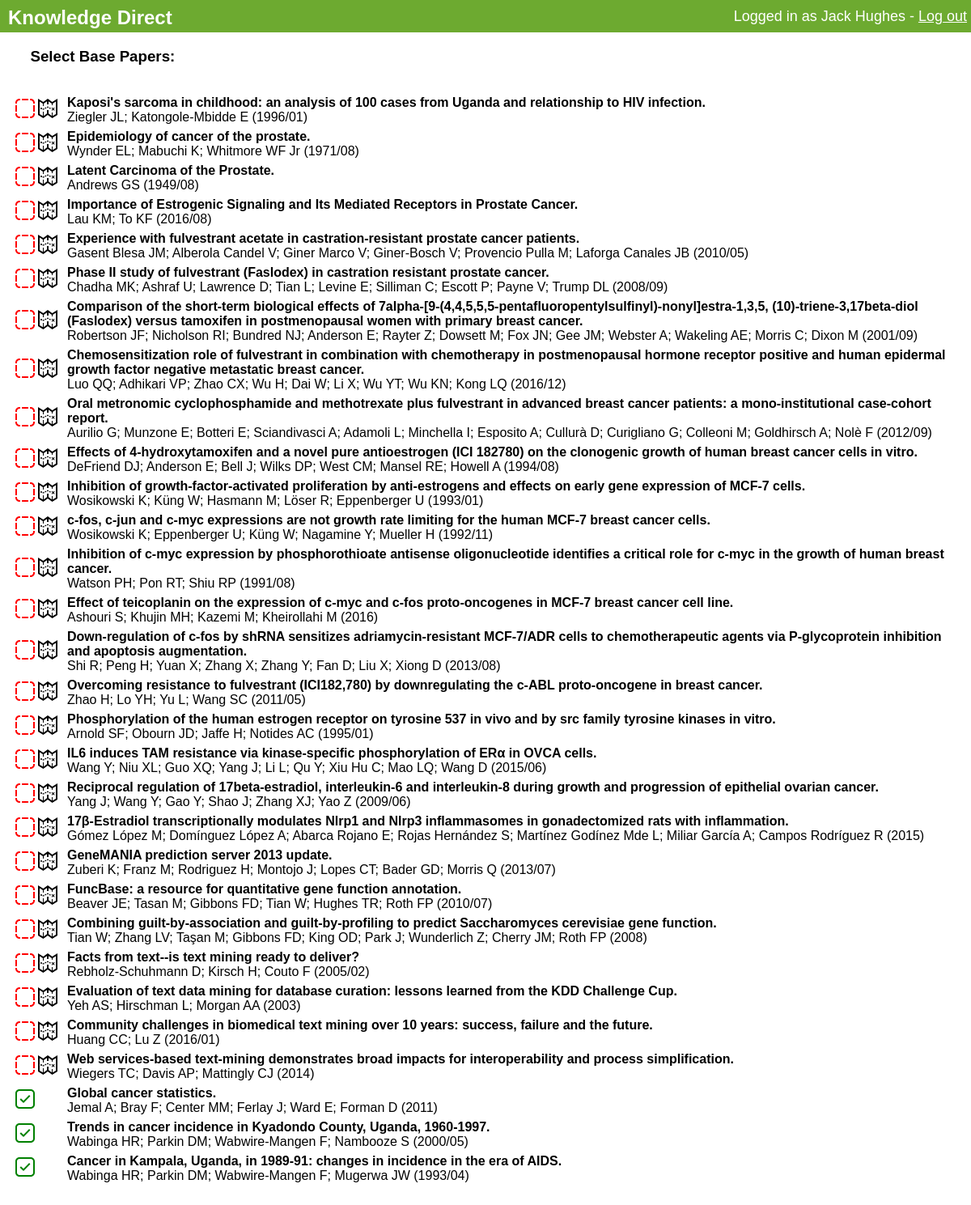
The app's page / (signed in) with its own data.
### tables this page shows
CREATE TABLE users(
    id TEXT PRIMARY KEY,
    name TEXT NOT NULL,
    admin BOOLEAN DEFAULT 0 NOT NULL
    );

CREATE TABLE papers(
    id TEXT PRIMARY KEY,
    title TEXT NOT NULL,
    author TEXT NOT NULL,
    date TEXT NOT NULL,
    key_words TEXT,
    quality INT
    );

### server.py (the view)
@app.route('/')
def index():
    user_name = None
    if 'user_id' in flask.session:
        user_name = d.get_user_name(flask.session['user_id'])
    if user_name == '':
        user_name = None
    if user_logged_in(flask.session):
        unread_papers = d.list_papers_unread(flask.session['user_id'])
        read_papers = d.list_papers_read(flask.session['user_id'])
        return flask.render_template('logged_in.html', user_name=user_name, unread_papers=unread_papers, read_papers=read_papers)
    else:
        return flask.render_template('main.html', user_name=user_name)

### db/database.py (called while the page is built)
    def list_papers(self, query='', args=[], page_size=None, page=0):
        limit = ''
        if page_size is not None:
            args.append(page_size*page)
            args.append(page)
            limit = 'LIMIT ?, ?'
        self.curs.execute("""
            SELECT * FROM papers {} {};
            """.format(query, limit), args)
        results = self.curs.fetchall()
        return [{'paper_id': res[0], 'title': res[1], 'author': res[2], 'date': res[3], 'key_words': res[4]} for res in results]

    def list_papers_read(self, user, page_size=None, page=0):
        return self.list_papers(query="""AS p WHERE p.id IN (SELECT paper FROM familiarities WHERE user=? AND value > 0)""",
                             args=[user,], page_size=page_size, page=page)

    def list_papers_unread(self, user, page_size=None, page=0):
        return self.list_papers(query="""AS p WHERE p.id NOT IN (SELECT paper FROM familiarities WHERE user=? AND value > 0)""",
                             args=[user,], page_size=page_size, page=page)

    def get_user_name(self, user_id):
        t = (user_id,)
        self.curs.execute('SELECT name FROM users WHERE id=?', t)
        row = self.curs.fetchone()
        if row == None:
            return ''
        else:
            return row[0]

### server.py (called while the page is built)
def user_logged_in(session):
    user_name = None
    if 'user_id' in flask.session:
        user_name = d.get_user_name(flask.session['user_id'])
    if user_name == '' or user_name == None:
        return False
    return True

### templates/logged_in.html (shortened to what this page needs)
{% extends "main.html" %}
{% block content %}
<h3>Select Base Papers:</h3>
<ul class="paper-list">
  {% for paper in unread_papers %}
    <li>
      <table>
        <tr>
          <td data-paper-id="{{ paper['paper_id'] }}" data-read="0" class="unread">
            <span class="toggle-read">
              <img src="/static/img/unchecked.svg" class="unchecked"/>
            </span>
            <span class="find-shortest-path">
              <a href="/search?paper={{ paper['paper_id'] }}">
                <img src="/static/img/path.svg" class="path"/>
              </a>
            </span>
          </td>
          <td>
            <b>{{ paper['title'] }}</b>
            <br>
            {{ paper['author'] }} ({{ paper['date'] }})
          </td>
        </tr>
      </table>
    </li>
  {% endfor %}
  {% for paper in read_papers %}
    <li>
      <table>
        <tr>
          <td data-paper-id="{{ paper['paper_id'] }}" data-read="1" class="read">
            <span class="toggle-read">
              <img src="/static/img/checked.svg" class="checked"/>
            </span>
          </td>
          <td>
            <b>{{ paper['title'] }}</b>
            <br>
            {{ paper['author'] }} ({{ paper['date'] }})
          </td>
        </tr>
      </table>
    </li>
  {% endfor %}
</ul>
{% endblock %}

### templates/main.html (shortened to what this page needs)
<!doctype html>
<html>
  <head>
    <link rel="stylesheet" href="/static/css/style.css">
  </head>
  <body>
    <header>
      <div class="header-left"><h1>Knowledge Direct</h1></div>
      <div class="header-right">
        {% if user_name == None %}
        <a href="/oauth2callback" class="logged-out">Sign in with Google</a>
        {% else %}
        <span class="logged-in">Logged in as <span class="user-name">{{ user_name }}</span> - <a href="/logout">Log out</a></span>
        {% endif %}
      </div>
    </header>
    <div class="container">
      {% block content %}{% endblock %}
    </div>
  </body>
</html>

### static/css/style.css (style rules this page uses)
* { font-family: 'Helvetica', sans-serif; }
html, body { padding: 0; margin: 0; }
h1 { display: inline-block; }
header { background-color: #6DAA30; color: white; height: 40px; }
header h1 { font-size: 24px; margin: 0; }
header * { font-size: 18px; }
header > * { position: absolute; top: 0; }
header a { color: white; }
.header-left { top: 8px; left: 10px; }
.header-right { right: 5px; top: 10px; }
h3 { margin-left: 2em; margin-right: 2em; }
.paper-list, .target-list { list-style: none; padding: 1em; }
.toggle-read { cursor: pointer; }
.find-shortest-path { cursor: pointer; }
.unread, .read { width: 60px; }

### records on screen
users: name "Jack Hughes"
papers: title "Kaposi's sarcoma in childhood: an analysis of 100 cases from Uganda and relationship to HIV infection.", author "Ziegler JL; Katongole-Mbidde E", date "1996/01"
papers: title "Epidemiology of cancer of the prostate.", author "Wynder EL; Mabuchi K; Whitmore WF Jr", date "1971/08"
papers: title "Latent Carcinoma of the Prostate.", author "Andrews GS", date "1949/08"
papers: title "Importance of Estrogenic Signaling and Its Mediated Receptors in Prostate Cancer.", author "Lau KM; To KF", date "2016/08"
papers: title "Experience with fulvestrant acetate in castration-resistant prostate cancer patients.", author "Gasent Blesa JM; Alberola Candel V; Giner Marco V; Giner-Bosch V; Provencio Pulla M; Laforga Canales JB", date "2010/05"
papers: title "Phase II study of fulvestrant (Faslodex) in castration resistant prostate cancer.", author "Chadha MK; Ashraf U; Lawrence D; Tian L; Levine E; Silliman C; Escott P; Payne V; Trump DL", date "2008/09"
papers: title "Comparison of the short-term biological effects of 7alpha-[9-(4,4,5,5,5-pentafluoropentylsulfinyl)-nonyl]estra-1,3,5, (10)-triene-3,17beta-diol (Faslodex) versus tamoxifen in postmenopausal women with primary breast cancer.", author "Robertson JF; Nicholson RI; Bundred NJ; Anderson E; Rayter Z; Dowsett M; Fox JN; Gee JM; Webster A; Wakeling AE; Morris C; Dixon M", date "2001/09"
papers: title "Chemosensitization role of fulvestrant in combination with chemotherapy in postmenopausal hormone receptor positive and human epidermal growth factor negative metastatic breast cancer.", author "Luo QQ; Adhikari VP; Zhao CX; Wu H; Dai W; Li X; Wu YT; Wu KN; Kong LQ", date "2016/12"
papers: title "Oral metronomic cyclophosphamide and methotrexate plus fulvestrant in advanced breast cancer patients: a mono-institutional case-cohort report.", author "Aurilio G; Munzone E; Botteri E; Sciandivasci A; Adamoli L; Minchella I; Esposito A; Cullurà D; Curigliano G; Colleoni M; Goldhirsch A; Nolè F", date "2012/09"
papers: title "Effects of 4-hydroxytamoxifen and a novel pure antioestrogen (ICI 182780) on the clonogenic growth of human breast cancer cells in vitro.", author "DeFriend DJ; Anderson E; Bell J; Wilks DP; West CM; Mansel RE; Howell A", date "1994/08"
papers: title "Inhibition of growth-factor-activated proliferation by anti-estrogens and effects on early gene expression of MCF-7 cells.", author "Wosikowski K; Küng W; Hasmann M; Löser R; Eppenberger U", date "1993/01"
papers: title "c-fos, c-jun and c-myc expressions are not growth rate limiting for the human MCF-7 breast cancer cells.", author "Wosikowski K; Eppenberger U; Küng W; Nagamine Y; Mueller H", date "1992/11"
papers: title "Inhibition of c-myc expression by phosphorothioate antisense oligonucleotide identifies a critical role for c-myc in the growth of human breast cancer.", author "Watson PH; Pon RT; Shiu RP", date "1991/08"
papers: title "Effect of teicoplanin on the expression of c-myc and c-fos proto-oncogenes in MCF-7 breast cancer cell line.", author "Ashouri S; Khujin MH; Kazemi M; Kheirollahi M", date "2016"
papers: title "Down-regulation of c-fos by shRNA sensitizes adriamycin-resistant MCF-7/ADR cells to chemotherapeutic agents via P-glycoprotein inhibition and apoptosis augmentation.", author "Shi R; Peng H; Yuan X; Zhang X; Zhang Y; Fan D; Liu X; Xiong D", date "2013/08"
papers: title "Overcoming resistance to fulvestrant (ICI182,780) by downregulating the c-ABL proto-oncogene in breast cancer.", author "Zhao H; Lo YH; Yu L; Wang SC", date "2011/05"
papers: title "Phosphorylation of the human estrogen receptor on tyrosine 537 in vivo and by src family tyrosine kinases in vitro.", author "Arnold SF; Obourn JD; Jaffe H; Notides AC", date "1995/01"
papers: title "IL6 induces TAM resistance via kinase-specific phosphorylation of ERα in OVCA cells.", author "Wang Y; Niu XL; Guo XQ; Yang J; Li L; Qu Y; Xiu Hu C; Mao LQ; Wang D", date "2015/06"
papers: title "Reciprocal regulation of 17beta-estradiol, interleukin-6 and interleukin-8 during growth and progression of epithelial ovarian cancer.", author "Yang J; Wang Y; Gao Y; Shao J; Zhang XJ; Yao Z", date "2009/06"
papers: title "17β-Estradiol transcriptionally modulates Nlrp1 and Nlrp3 inflammasomes in gonadectomized rats with inflammation.", author "Gómez López M; Domínguez López A; Abarca Rojano E; Rojas Hernández S; Martínez Godínez Mde L; Miliar García A; Campos Rodríguez R", date "2015"
papers: title "GeneMANIA prediction server 2013 update.", author "Zuberi K; Franz M; Rodriguez H; Montojo J; Lopes CT; Bader GD; Morris Q", date "2013/07"
papers: title "FuncBase: a resource for quantitative gene function annotation.", author "Beaver JE; Tasan M; Gibbons FD; Tian W; Hughes TR; Roth FP", date "2010/07"
papers: title "Combining guilt-by-association and guilt-by-profiling to predict Saccharomyces cerevisiae gene function.", author "Tian W; Zhang LV; Taşan M; Gibbons FD; King OD; Park J; Wunderlich Z; Cherry JM; Roth FP", date "2008"
papers: title "Facts from text--is text mining ready to deliver?", author "Rebholz-Schuhmann D; Kirsch H; Couto F", date "2005/02"
papers: title "Evaluation of text data mining for database curation: lessons learned from the KDD Challenge Cup.", author "Yeh AS; Hirschman L; Morgan AA", date "2003"
papers: title "Community challenges in biomedical text mining over 10 years: success, failure and the future.", author "Huang CC; Lu Z", date "2016/01"
papers: title "Web services-based text-mining demonstrates broad impacts for interoperability and process simplification.", author "Wiegers TC; Davis AP; Mattingly CJ", date "2014"
papers: title "Global cancer statistics.", author "Jemal A; Bray F; Center MM; Ferlay J; Ward E; Forman D", date "2011"
papers: title "Trends in cancer incidence in Kyadondo County, Uganda, 1960-1997.", author "Wabinga HR; Parkin DM; Wabwire-Mangen F; Nambooze S", date "2000/05"
papers: title "Cancer in Kampala, Uganda, in 1989-91: changes in incidence in the era of AIDS.", author "Wabinga HR; Parkin DM; Wabwire-Mangen F; Mugerwa JW", date "1993/04"
